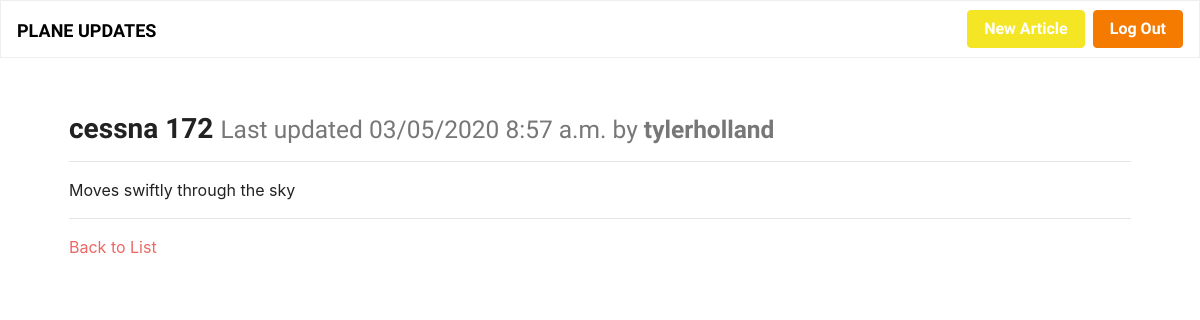
The page /cessna-172/ (signed in) on the database its author committed.
### news/models.py (models this page shows, shortened)
class Article(models.Model):
    title = models.CharField(max_length=200, unique=True)
    author = models.ForeignKey(User, on_delete=models.PROTECT)
    slug = models.CharField(max_length=200, blank=True, editable=False)
    content = models.TextField(
        help_text="Write the content of your page here.")
    created = models.DateTimeField(auto_now_add=True)
    modified = models.DateTimeField(auto_now=True)

### news/views.py (the view)
# urls.py: path('<str:slug>/', ArticleDetailView.as_view(), name='news-details-page'),
class ArticleDetailView(DetailView):
    model = Article
    def get(self, request, slug):
        article = get_object_or_404(Article, slug=slug)
        return render(request, 'page.html', context={'article': article})

### news/templates/page.html
{% extends "base.html" %}
{% block content %}
  <div class="row">
    <div class="col m-4">
      <h3>{{ article.title }} <small class="text-muted">Last updated {{ article.modified|date:"SHORT_DATETIME_FORMAT" }} by <b>{{ article.author.username }}</b></small></h3>
      <hr>
      <p>{{ article.content|linebreaksbr }}</p>
      <hr>
      <a href="{% url 'news-list-page' %}">Back to List</a>
    </div>
  </div>
{% endblock %}

### rows shown on the page
Article: title "cessna 172", modified "03/05/2020 8:57 a.m.", author.username "tylerholland", content "Moves swiftly through the sky"
